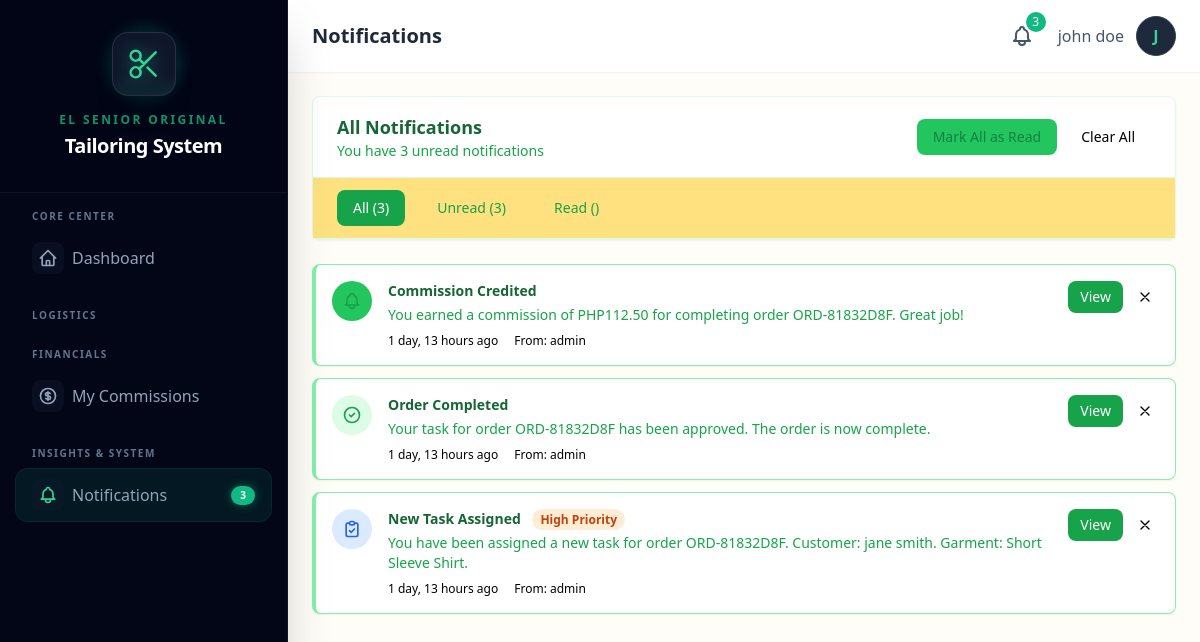
The app's page /notifications/ (signed in), older data.
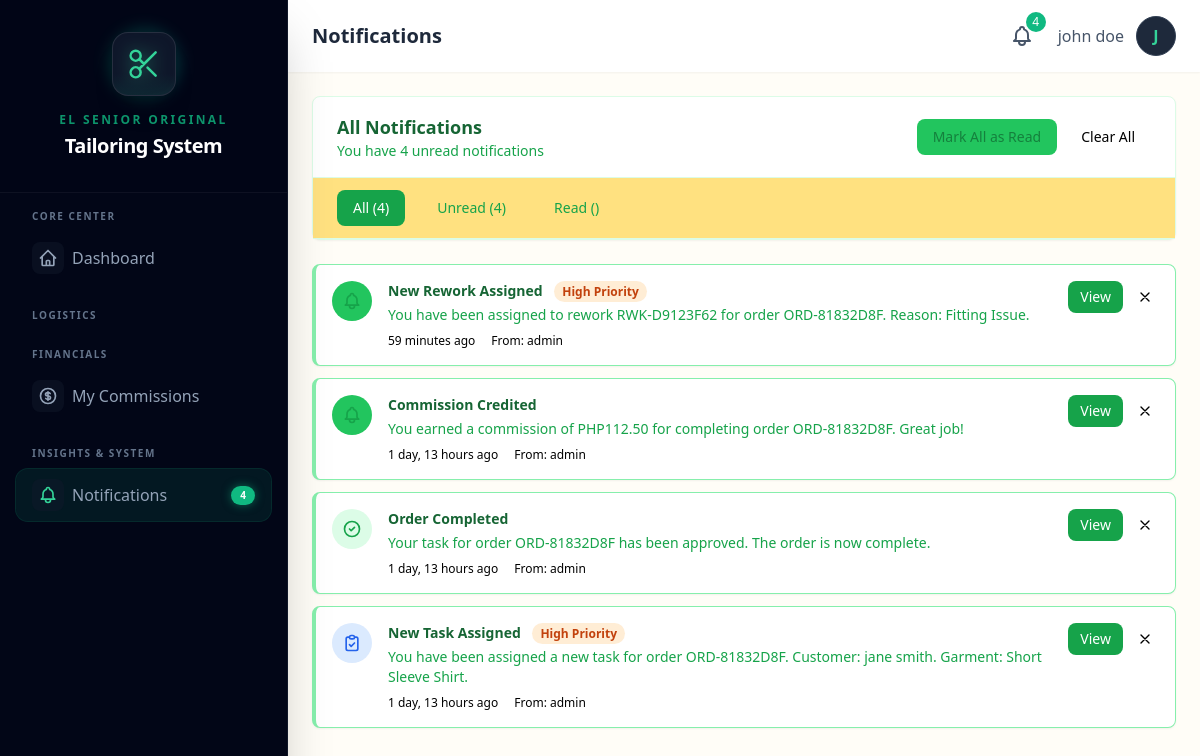
The same page, newer data.
### core/models.py (models this page shows, shortened)
class Notification(models.Model):
    TYPE_CHOICES = [
        ('task_assigned', 'Task Assigned'),
        ('task_started', 'Task Started'),
        ('task_completed', 'Task Completed'),
        ('task_approved', 'Order Completed'),
        ('order_created', 'Order Created'),
        ('payment_received', 'Payment Received'),
        ('low_stock', 'Low Stock Alert'),
        ('rework_assigned', 'Rework Assigned'),
        ('rework_completed', 'Rework Completed'),
        ('general', 'General'),
    ]
    PRIORITY_CHOICES = [
        ('low', 'Low'),
        ('normal', 'Normal'),
        ('high', 'High'),
        ('urgent', 'Urgent'),
    ]
    recipient = models.ForeignKey(
        User,
        on_delete=models.CASCADE,
        related_name='notifications'
    )
    sender = models.ForeignKey(
        User,
        on_delete=models.SET_NULL,
        null=True,
        blank=True,
        related_name='sent_notifications'
    )
    notification_type = models.CharField(
        max_length=30,
        choices=TYPE_CHOICES,
        default='general'
    )
    title = models.CharField(max_length=200)
    message = models.TextField()
    priority = models.CharField(
        max_length=10,
        choices=PRIORITY_CHOICES,
        default='normal'
    )
    order = models.ForeignKey(
        Order,
        on_delete=models.CASCADE,
        null=True,
        blank=True,
        related_name='notifications'
    )
    task = models.ForeignKey(
        'TailoringTask',
        on_delete=models.CASCADE,
        null=True,
        blank=True,
        related_name='notifications'
    )
    action_url = models.CharField(max_length=500, blank=True)
    is_read = models.BooleanField(default=False)
    read_at = models.DateTimeField(null=True, blank=True)
    created_at = models.DateTimeField(auto_now_add=True)
    class Meta:
        ordering = ['-created_at']
        verbose_name = "Notification"
        verbose_name_plural = "Notifications"
        indexes = [
            models.Index(fields=['recipient', 'is_read']),
            models.Index(fields=['recipient', '-created_at']),
        ]
    @classmethod
    def get_unread_count(cls, user):
        return cls.objects.filter(recipient=user, is_read=False).count()
    @classmethod
    def get_recent_notifications(cls, user, limit=10):
        return cls.objects.filter(recipient=user).select_related(
            'sender', 'order', 'task'
        )[:limit]

### core/views.py (the view)
# urls.py: path("notifications/", views.notification_list, name="notification_list"),
@login_required
def notification_list(request):
    filter_type = request.GET.get("filter", "all")
    notifications = (
        Notification.objects.filter(recipient=request.user)
        .select_related("sender", "order", "task")
        .order_by("-created_at")
    )
    if filter_type == "unread":
        notifications = notifications.filter(is_read=False)
    elif filter_type == "read":
        notifications = notifications.filter(is_read=True)
    paginator = Paginator(notifications, 20)
    page = request.GET.get("page", 1)
    notifications = paginator.get_page(page)
    total_count = Notification.objects.filter(recipient=request.user).count()
    unread_count = Notification.objects.filter(
        recipient=request.user, is_read=False
    ).count()
    context = {
        "notifications": notifications,
        "filter_type": filter_type,
        "total_count": total_count,
        "unread_count": unread_count,
    }
    if request.headers.get("HX-Request"):
        return render(request, "notifications/partials/notification_list.html", context)
    return render(request, "notifications/list.html", context)

### templates/notifications/list.html (shortened to what this page needs)
{% extends 'base.html' %}
{% block page_title %}Notifications{% endblock %}
{% block content %}
<div class="max-w-4xl mx-auto">
    <div class="bg-white rounded-lg shadow-sm border border-green-100 mb-6">
        <div class="px-6 py-4 border-b border-green-100 flex flex-col sm:flex-row sm:items-center sm:justify-between gap-4">
            <div>
                <h2 class="text-lg font-semibold text-green-800">All Notifications</h2>
                <p class="text-sm text-green-600">
                    {% if unread_count > 0 %}
                        You have {{ unread_count }} unread notification{{ unread_count|pluralize }}
                    {% else %}
                        No unread notifications
                    {% endif %}
                </p>
            </div>
            <div class="flex items-center gap-2">
                {% if unread_count > 0 %}
                <form method="post" action="{% url 'notification_mark_all_read' %}" class="inline">
                    <button type="submit"
                            class="px-4 py-2 text-sm bg-green-500 text-green-700 rounded-lg hover:bg-green-500 transition-colors">
                        Mark All as Read
                    </button>
                </form>
                {% endif %}
                {% if total_count > 0 %}
                <form method="post" action="{% url 'notification_clear_all' %}" class="inline"
                      onsubmit="return confirm('Are you sure you want to clear all notifications?')">
                    <button type="submit"
                            class="px-4 py-2 text-sm bg-salmon-100 text-salmon-500 rounded-lg hover:bg-salmon-200 transition-colors">
                        Clear All
                    </button>
                </form>
                {% endif %}
            </div>
        </div>
        <div class="px-6 py-3 bg-cream-500 border-b border-green-100">
            <div class="flex gap-4">
                <a href="?filter=all"
                   class="px-4 py-2 text-sm rounded-lg transition-colors {% if filter_type == 'all' %}bg-green-600 text-white{% else %}text-green-600 hover:bg-green-500{% endif %}">
                    All ({{ total_count }})
                </a>
                <a href="?filter=unread"
                   class="px-4 py-2 text-sm rounded-lg transition-colors {% if filter_type == 'unread' %}bg-green-600 text-white{% else %}text-green-600 hover:bg-green-500{% endif %}">
                    Unread ({{ unread_count }})
                </a>
                <a href="?filter=read"
                   class="px-4 py-2 text-sm rounded-lg transition-colors {% if filter_type == 'read' %}bg-green-600 text-white{% else %}text-green-600 hover:bg-green-500{% endif %}">
                    Read ({{ total_count|add:"-"|add:unread_count }})
                </a>
            </div>
        </div>
    </div>
    <div id="notification-list" class="space-y-3">
        {% include 'notifications/partials/notification_list.html' %}
    </div>
</div>
{% endblock %}

### templates/base.html (shortened to what the changed rows need)
<!DOCTYPE html>
<html lang="en">
<head>
    {% load static %}
    <script src="{% static 'js/tailwind.js' %}"></script>
    <link rel="stylesheet" href="https://unpkg.com/unpoly@3.0.5/unpoly.min.css">
</head>
<body class="bg-cream-50 min-h-screen">
    {% block body %}
    {% if user.is_authenticated %}
    <div x-data="{ sidebarOpen: false }" class="flex h-screen overflow-hidden">
        <aside :class="sidebarOpen ? 'translate-x-0' : '-translate-x-full'"
            class="fixed inset-y-0 left-0 z-30 w-72 bg-slate-950 border-r border-slate-800/50 transform transition-all duration-300 ease-in-out lg:translate-x-0 lg:static lg:inset-auto no-print shadow-2xl overflow-y-auto scrollbar-thin scrollbar-thumb-slate-800 scrollbar-track-transparent">
            <div class="sticky top-0 z-20 flex flex-col items-center justify-center py-8 px-6 bg-slate-950/80 backdrop-blur-md border-b border-white/5">
                <h2 class="mt-4 text-center">
                    <span class="block text-xs uppercase tracking-[0.2em] text-emerald-500 font-bold mb-1 opacity-80">El Senior Original</span>
                    <span class="block text-xl font-black text-white tracking-tight">Tailoring System</span>
                </h2>
            </div>
            <nav class="mt-4 px-4 pb-8 space-y-6">
                <div>
                    <div class="space-y-1">
                        <a href="{% url 'notification_list' %}"
                            class="flex items-center px-4 py-2.5 text-slate-400 rounded-xl hover:bg-white/5 hover:text-white transition-all duration-200 group {% if 'notifications' in request.path %}bg-emerald-500/10 text-emerald-400 ring-1 ring-emerald-500/20{% endif %}">
                            <div class="w-8 h-8 flex items-center justify-center mr-2 rounded-lg bg-slate-900/50 group-hover:bg-emerald-500/10 transition-colors">
                                <svg class="w-5 h-5 {% if 'notifications' in request.path %}text-emerald-400{% else %}group-hover:text-emerald-400{% endif %}"
                                    fill="none" stroke="currentColor" viewBox="0 0 24 24">
                                    <path stroke-linecap="round" stroke-linejoin="round" stroke-width="2"
                                        d="M15 17h5l-1.405-1.405A2.032 2.032 0 0118 14.158V11a6.002 6.002 0 00-4-5.659V5a2 2 0 10-4 0v.341C7.67 6.165 6 8.388 6 11v3.159c0 .538-.214 1.055-.595 1.436L4 17h5m6 0v1a3 3 0 11-6 0v-1m6 0H9" />
                                </svg>
                            </div>
                            <span class="font-medium">Notifications</span>
                            {% if unread_notification_count > 0 %}
                            <span class="ml-auto bg-emerald-500 text-white text-[10px] font-bold rounded-full px-1.5 py-0.5 min-w-[1.5rem] text-center shadow-[0_0_10px_rgba(16,185,129,0.5)]">{{ unread_notification_count }}</span>
                            {% endif %}
                        </a>
                    </div>
                </div>
            </nav>
        </aside>
        <div class="flex-1 flex flex-col overflow-hidden">
            <header class="bg-white shadow-sm z-10 no-print">
                <div class="flex items-center justify-between px-6 py-4">
                    <h1 class="text-xl font-semibold text-slate-800">{% block page_title %}Dashboard{% endblock %}</h1>
                    <div class="flex items-center gap-4">
                        <div x-data="{ notifOpen: false }" class="relative">
                            <button @click="notifOpen = !notifOpen" @click.away="notifOpen = false"
                                class="relative p-2 text-slate-600 hover:text-slate-800 hover:bg-slate-100 rounded-full focus:outline-none transition-colors"
                                hx-get="{% url 'notification_dropdown' %}" hx-trigger="click"
                                hx-target="#notification-dropdown-content" hx-swap="innerHTML">
                                {% if unread_notification_count > 0 %}
                                <span
                                    class="absolute -top-1 -right-1 bg-emerald-500 text-white text-xs rounded-full h-5 w-5 flex items-center justify-center animate-pulse">
                                    {{ unread_notification_count|default:0 }}
                                </span>
                                {% endif %}
                            </button>
                        </div>
                    </div>
            </header>
            <main id="main-content" class="flex-1 overflow-y-auto p-6">
                {% block content %}{% endblock %}
            </main>
        </div>
    </div>
    {% else %}
    {% block unauthenticated_content %}{% endblock %}
    {% endif %}
    {% endblock %}
</body>
</html>

### templates/notifications/partials/notification_item.html (shortened to what the changed rows need)
{% load static %}
<div id="notification-{{ notification.pk }}"
     class="bg-white rounded-lg shadow-sm border {% if not notification.is_read %}border-green-300 border-l-4 border-l-brown-500{% else %}border-green-100{% endif %} p-4 hover:shadow-md transition-shadow">
    <div class="flex items-start gap-4">
        <div class="flex-shrink-0">
            {% if notification.notification_type == 'task_assigned' %}
            <div class="w-10 h-10 rounded-full bg-blue-100 flex items-center justify-center">
                <svg class="w-5 h-5 text-blue-600" fill="none" stroke="currentColor" viewBox="0 0 24 24">
                    <path stroke-linecap="round" stroke-linejoin="round" stroke-width="2"
                          d="M9 5H7a2 2 0 00-2 2v12a2 2 0 002 2h10a2 2 0 002-2V7a2 2 0 00-2-2h-2M9 5a2 2 0 002 2h2a2 2 0 002-2M9 5a2 2 0 012-2h2a2 2 0 012 2m-6 9l2 2 4-4"/>
                </svg>
            </div>
            {% elif notification.notification_type == 'task_approved' %}
            <div class="w-10 h-10 rounded-full bg-green-100 flex items-center justify-center">
                <svg class="w-5 h-5 text-green-600" fill="none" stroke="currentColor" viewBox="0 0 24 24">
                    <path stroke-linecap="round" stroke-linejoin="round" stroke-width="2"
                          d="M9 12l2 2 4-4m6 2a9 9 0 11-18 0 9 9 0 0118 0z"/>
                </svg>
            </div>
            {% else %}
            <div class="w-10 h-10 rounded-full bg-green-500 flex items-center justify-center">
            </div>
            {% endif %}
        </div>
        <div class="flex-1 min-w-0">
            <div class="flex items-start justify-between gap-2">
                <div>
                    <h4 class="text-sm font-semibold text-green-800 {% if not notification.is_read %}font-bold{% endif %}">
                        {{ notification.title }}
                        {% if notification.priority == 'urgent' %}
                        <span class="ml-2 px-2 py-0.5 text-xs bg-salmon-100 text-salmon-500 rounded-full">Urgent</span>
                        {% elif notification.priority == 'high' %}
                        <span class="ml-2 px-2 py-0.5 text-xs bg-orange-100 text-orange-700 rounded-full">High Priority</span>
                        {% endif %}
                    </h4>
                    <p class="text-sm text-green-600 mt-1">{{ notification.message }}</p>
                    <div class="flex items-center gap-4 mt-2 text-xs text-cream-600">
                        <span>{{ notification.created_at|timesince }} ago</span>
                        {% if notification.sender %}
                        <span>From: {{ notification.sender.get_full_name|default:notification.sender.username }}</span>
                        {% endif %}
                    </div>
                </div>
                <div class="flex items-center gap-2 flex-shrink-0">
                    {% if notification.action_url %}
                    <a href="{% url 'notification_mark_read' notification.pk %}"
                       class="px-3 py-1.5 text-sm bg-green-600 text-white rounded-lg hover:bg-green-700 transition-colors">
                        View
                    </a>
                    {% elif not notification.is_read %}
                    <a href="{% url 'notification_mark_read' notification.pk %}"
                       class="px-3 py-1.5 text-sm bg-green-500 text-green-700 rounded-lg hover:bg-green-500 transition-colors">
                        Mark Read
                    </a>
                    {% endif %}
                    <form method="post" action="{% url 'notification_delete' notification.pk %}" class="inline">
                        <button type="submit"
                                class="p-1.5 text-cream-600 hover:text-salmon-500 hover:bg-salmon-50 rounded transition-colors"
                                title="Delete notification">
                            <svg class="w-4 h-4" fill="none" stroke="currentColor" viewBox="0 0 24 24">
                                <path stroke-linecap="round" stroke-linejoin="round" stroke-width="2" d="M6 18L18 6M6 6l12 12"/>
                            </svg>
                        </button>
                    </form>
                </div>
            </div>
        </div>
    </div>
</div>

Row changes from the older to the newer data that the page shows:
added Notification: notification_type "rework_assigned" (drawn), title "New Rework Assigned", priority "High Priority", message "You have been assigned to rework RWK-D9123F62 for order ORD-81832D8F. Reason: Fitting Issue.", created_at "59 minutes", sender.get_full_name "admin", action_url "View"
Text that changed along with them:
{{ unread_notification_count }}: "3" → "4"
{{ unread_notification_count|default:0 }}: "3" → "4"
{{ unread_count }}: "3" → "4"
{{ total_count }}: "3" → "4"
